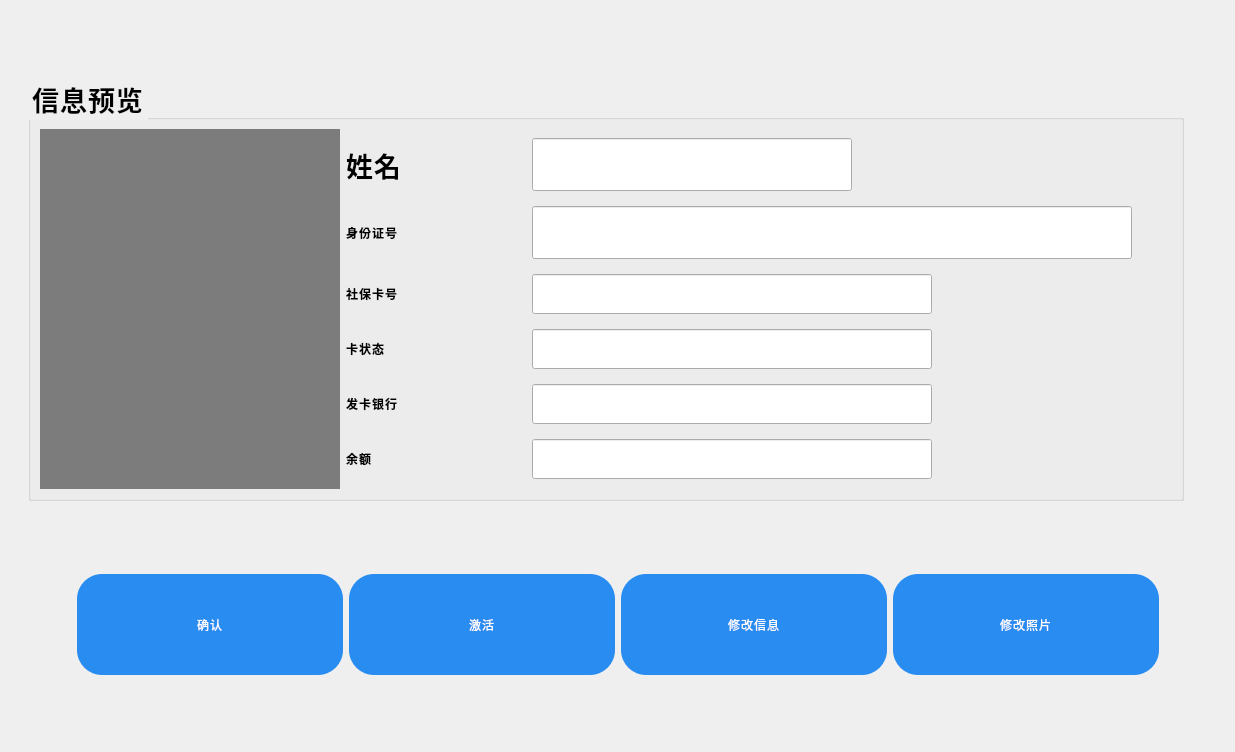
<?xml version="1.0" encoding="UTF-8"?>
<ui version="4.0">
 <class>qi_Information</class>
 <widget class="QWidget" name="qi_Information">
  <property name="geometry">
   <rect>
    <x>0</x>
    <y>0</y>
    <width>1235</width>
    <height>752</height>
   </rect>
  </property>
  <property name="minimumSize">
   <size>
    <width>120</width>
    <height>0</height>
   </size>
  </property>
  <property name="windowTitle">
   <string>Form</string>
  </property>
  <property name="styleSheet">
   <string notr="true">font: 32pt &quot;思源黑体 CN Regular&quot;;
font-weight: bold;
line-height: 49px;
letter-spacing: 1px;
color: 0
</string>
  </property>
  <layout class="QVBoxLayout" name="verticalLayout">
   <item>
    <spacer name="verticalSpacer_3">
     <property name="orientation">
      <enum>Qt::Vertical</enum>
     </property>
     <property name="sizeHint" stdset="0">
      <size>
       <width>20</width>
       <height>40</height>
      </size>
     </property>
    </spacer>
   </item>
   <item>
    <layout class="QHBoxLayout" name="horizontalLayout_13">
     <item>
      <spacer name="horizontalSpacer_8">
       <property name="orientation">
        <enum>Qt::Horizontal</enum>
       </property>
       <property name="sizeHint" stdset="0">
        <size>
         <width>13</width>
         <height>414</height>
        </size>
       </property>
      </spacer>
     </item>
     <item>
      <widget class="QGroupBox" name="groupBox">
       <property name="font">
        <font>
         <family>思源黑体 CN Normal</family>
         <pointsize>20</pointsize>
         <italic>false</italic>
         <bold>false</bold>
        </font>
       </property>
       <property name="styleSheet">
        <string notr="true">font: 20pt &quot;思源黑体 CN Normal&quot;;</string>
       </property>
       <property name="title">
        <string>信息预览</string>
       </property>
       <layout class="QHBoxLayout" name="horizontalLayout_19">
        <item>
         <widget class="QLabel" name="label_Photo">
          <property name="minimumSize">
           <size>
            <width>300</width>
            <height>360</height>
           </size>
          </property>
          <property name="styleSheet">
           <string notr="true">background-color: rgb(124, 124, 124);</string>
          </property>
          <property name="text">
           <string/>
          </property>
         </widget>
        </item>
        <item>
         <layout class="QVBoxLayout" name="verticalLayout_2">
          <item>
           <layout class="QHBoxLayout" name="horizontalLayout">
            <item>
             <widget class="QLabel" name="label_3">
              <property name="minimumSize">
               <size>
                <width>180</width>
                <height>40</height>
               </size>
              </property>
              <property name="font">
               <font>
                <family>思源黑体 CN Normal</family>
                <pointsize>20</pointsize>
                <italic>false</italic>
                <bold>false</bold>
               </font>
              </property>
              <property name="text">
               <string>姓名</string>
              </property>
             </widget>
            </item>
            <item>
             <widget class="QLineEdit" name="lineEdit_Name">
              <property name="minimumSize">
               <size>
                <width>320</width>
                <height>40</height>
               </size>
              </property>
              <property name="font">
               <font>
                <family>思源黑体 CN Medium</family>
                <pointsize>24</pointsize>
                <italic>false</italic>
                <bold>false</bold>
               </font>
              </property>
              <property name="styleSheet">
               <string notr="true">font: 57 24pt &quot;思源黑体 CN Medium&quot;;</string>
              </property>
              <property name="text">
               <string/>
              </property>
              <property name="readOnly">
               <bool>true</bool>
              </property>
             </widget>
            </item>
            <item>
             <spacer name="horizontalSpacer">
              <property name="orientation">
               <enum>Qt::Horizontal</enum>
              </property>
              <property name="sizeHint" stdset="0">
               <size>
                <width>40</width>
                <height>24</height>
               </size>
              </property>
             </spacer>
            </item>
           </layout>
          </item>
          <item>
           <layout class="QHBoxLayout" name="horizontalLayout_4">
            <item>
             <widget class="QLabel" name="label_4">
              <property name="minimumSize">
               <size>
                <width>180</width>
                <height>40</height>
               </size>
              </property>
              <property name="text">
               <string>身份证号</string>
              </property>
             </widget>
            </item>
            <item>
             <layout class="QFormLayout" name="formLayout"/>
            </item>
            <item>
             <widget class="QLineEdit" name="lineEdit_CardID">
              <property name="minimumSize">
               <size>
                <width>600</width>
                <height>40</height>
               </size>
              </property>
              <property name="font">
               <font>
                <family>思源黑体 CN Medium</family>
                <pointsize>24</pointsize>
                <italic>false</italic>
                <bold>false</bold>
               </font>
              </property>
              <property name="styleSheet">
               <string notr="true">font: 57 24pt &quot;思源黑体 CN Medium&quot;;</string>
              </property>
              <property name="text">
               <string/>
              </property>
              <property name="readOnly">
               <bool>true</bool>
              </property>
             </widget>
            </item>
            <item>
             <spacer name="horizontalSpacer_10">
              <property name="orientation">
               <enum>Qt::Horizontal</enum>
              </property>
              <property name="sizeHint" stdset="0">
               <size>
                <width>40</width>
                <height>24</height>
               </size>
              </property>
             </spacer>
            </item>
           </layout>
          </item>
          <item>
           <layout class="QHBoxLayout" name="horizontalLayout_16">
            <item>
             <widget class="QLabel" name="label_8">
              <property name="minimumSize">
               <size>
                <width>180</width>
                <height>40</height>
               </size>
              </property>
              <property name="text">
               <string>社保卡号</string>
              </property>
             </widget>
            </item>
            <item>
             <widget class="QLineEdit" name="lineEditl_SSCard">
              <property name="minimumSize">
               <size>
                <width>400</width>
                <height>40</height>
               </size>
              </property>
              <property name="styleSheet">
               <string notr="true">font: 57 24pt &quot;思源黑体 CN Medium&quot;;</string>
              </property>
              <property name="text">
               <string/>
              </property>
              <property name="readOnly">
               <bool>true</bool>
              </property>
             </widget>
            </item>
            <item>
             <spacer name="horizontalSpacer_11">
              <property name="orientation">
               <enum>Qt::Horizontal</enum>
              </property>
              <property name="sizeHint" stdset="0">
               <size>
                <width>40</width>
                <height>24</height>
               </size>
              </property>
             </spacer>
            </item>
           </layout>
          </item>
          <item>
           <layout class="QHBoxLayout" name="horizontalLayout_18">
            <item>
             <widget class="QLabel" name="label_7">
              <property name="minimumSize">
               <size>
                <width>180</width>
                <height>40</height>
               </size>
              </property>
              <property name="text">
               <string>卡状态</string>
              </property>
             </widget>
            </item>
            <item>
             <widget class="QLineEdit" name="lineEdit_CardStatus">
              <property name="minimumSize">
               <size>
                <width>400</width>
                <height>40</height>
               </size>
              </property>
              <property name="styleSheet">
               <string notr="true">font: 57 24pt &quot;思源黑体 CN Medium&quot;;</string>
              </property>
              <property name="text">
               <string/>
              </property>
              <property name="readOnly">
               <bool>true</bool>
              </property>
             </widget>
            </item>
            <item>
             <spacer name="horizontalSpacer_13">
              <property name="orientation">
               <enum>Qt::Horizontal</enum>
              </property>
              <property name="sizeHint" stdset="0">
               <size>
                <width>40</width>
                <height>24</height>
               </size>
              </property>
             </spacer>
            </item>
           </layout>
          </item>
          <item>
           <layout class="QHBoxLayout" name="horizontalLayout_17">
            <item>
             <widget class="QLabel" name="label_6">
              <property name="minimumSize">
               <size>
                <width>180</width>
                <height>40</height>
               </size>
              </property>
              <property name="text">
               <string>发卡银行</string>
              </property>
             </widget>
            </item>
            <item>
             <widget class="QLineEdit" name="lineEdit_Bank">
              <property name="minimumSize">
               <size>
                <width>400</width>
                <height>40</height>
               </size>
              </property>
              <property name="styleSheet">
               <string notr="true">font: 57 24pt &quot;思源黑体 CN Medium&quot;;</string>
              </property>
              <property name="text">
               <string/>
              </property>
              <property name="readOnly">
               <bool>true</bool>
              </property>
             </widget>
            </item>
            <item>
             <spacer name="horizontalSpacer_12">
              <property name="orientation">
               <enum>Qt::Horizontal</enum>
              </property>
              <property name="sizeHint" stdset="0">
               <size>
                <width>40</width>
                <height>24</height>
               </size>
              </property>
             </spacer>
            </item>
           </layout>
          </item>
          <item>
           <layout class="QHBoxLayout" name="horizontalLayout_21">
            <item>
             <widget class="QLabel" name="label_Balance">
              <property name="minimumSize">
               <size>
                <width>180</width>
                <height>40</height>
               </size>
              </property>
              <property name="text">
               <string>余额</string>
              </property>
             </widget>
            </item>
            <item>
             <widget class="QLineEdit" name="lineEdit_Balance">
              <property name="minimumSize">
               <size>
                <width>400</width>
                <height>40</height>
               </size>
              </property>
              <property name="styleSheet">
               <string notr="true">font: 57 24pt &quot;思源黑体 CN Medium&quot;;</string>
              </property>
              <property name="text">
               <string/>
              </property>
              <property name="readOnly">
               <bool>true</bool>
              </property>
             </widget>
            </item>
            <item>
             <spacer name="horizontalSpacer_15">
              <property name="orientation">
               <enum>Qt::Horizontal</enum>
              </property>
              <property name="sizeHint" stdset="0">
               <size>
                <width>40</width>
                <height>24</height>
               </size>
              </property>
             </spacer>
            </item>
           </layout>
          </item>
         </layout>
        </item>
       </layout>
      </widget>
     </item>
     <item>
      <spacer name="horizontalSpacer_7">
       <property name="orientation">
        <enum>Qt::Horizontal</enum>
       </property>
       <property name="sizeHint" stdset="0">
        <size>
         <width>40</width>
         <height>20</height>
        </size>
       </property>
      </spacer>
     </item>
    </layout>
   </item>
   <item>
    <spacer name="verticalSpacer">
     <property name="orientation">
      <enum>Qt::Vertical</enum>
     </property>
     <property name="sizeHint" stdset="0">
      <size>
       <width>20</width>
       <height>30</height>
      </size>
     </property>
    </spacer>
   </item>
   <item>
    <layout class="QHBoxLayout" name="horizontalLayout_2">
     <item>
      <spacer name="horizontalSpacer_5">
       <property name="orientation">
        <enum>Qt::Horizontal</enum>
       </property>
       <property name="sizeType">
        <enum>QSizePolicy::Expanding</enum>
       </property>
       <property name="sizeHint" stdset="0">
        <size>
         <width>40</width>
         <height>20</height>
        </size>
       </property>
      </spacer>
     </item>
     <item>
      <widget class="QPushButton" name="pushButton_OK">
       <property name="enabled">
        <bool>true</bool>
       </property>
       <property name="minimumSize">
        <size>
         <width>266</width>
         <height>101</height>
        </size>
       </property>
       <property name="styleSheet">
        <string notr="true">QPushButton{background-color: #298cf0;
border-radius: 25px;
font: 57 42px &quot;思源黑体 CN Medium&quot;;
font-weight: normal;
line-height: 49px;
letter-spacing: 1px;
color: #ffffff;}
QPushButton:pressed{background:#38a357;}
QPushButton:!enabled{background:#cacaca;}

</string>
       </property>
       <property name="text">
        <string>确认</string>
       </property>
      </widget>
     </item>
     <item>
      <widget class="QPushButton" name="pushButton_ActiveCard">
       <property name="enabled">
        <bool>true</bool>
       </property>
       <property name="minimumSize">
        <size>
         <width>266</width>
         <height>101</height>
        </size>
       </property>
       <property name="styleSheet">
        <string notr="true">QPushButton{background-color: #298cf0;
border-radius: 25px;
font: 57 42px &quot;思源黑体 CN Medium&quot;;
font-weight: normal;
line-height: 49px;
letter-spacing: 1px;
color: #ffffff;}
QPushButton:pressed{background:#38a357;}
QPushButton:!enabled{background:#cacaca;}

</string>
       </property>
       <property name="text">
        <string>激活</string>
       </property>
      </widget>
     </item>
     <item>
      <widget class="QPushButton" name="pushButton_ModifyInfo">
       <property name="enabled">
        <bool>true</bool>
       </property>
       <property name="minimumSize">
        <size>
         <width>266</width>
         <height>101</height>
        </size>
       </property>
       <property name="styleSheet">
        <string notr="true">QPushButton{background-color: #298cf0;
border-radius: 25px;
font: 57 42px &quot;思源黑体 CN Medium&quot;;
font-weight: normal;
line-height: 49px;
letter-spacing: 1px;
color: #ffffff;}
QPushButton:pressed{background:#38a357;}
QPushButton:!enabled{background:#cacaca;}

</string>
       </property>
       <property name="text">
        <string>修改信息</string>
       </property>
      </widget>
     </item>
     <item>
      <widget class="QPushButton" name="pushButton_ModifPhoto">
       <property name="enabled">
        <bool>true</bool>
       </property>
       <property name="minimumSize">
        <size>
         <width>266</width>
         <height>101</height>
        </size>
       </property>
       <property name="styleSheet">
        <string notr="true">QPushButton{background-color: #298cf0;
border-radius: 25px;
font: 57 42px &quot;思源黑体 CN Medium&quot;;
font-weight: normal;
line-height: 49px;
letter-spacing: 1px;
color: #ffffff;}
QPushButton:pressed{background:#38a357;}
QPushButton:!enabled{background:#cacaca;}

</string>
       </property>
       <property name="text">
        <string>修改照片</string>
       </property>
      </widget>
     </item>
     <item>
      <spacer name="horizontalSpacer_6">
       <property name="orientation">
        <enum>Qt::Horizontal</enum>
       </property>
       <property name="sizeType">
        <enum>QSizePolicy::Expanding</enum>
       </property>
       <property name="sizeHint" stdset="0">
        <size>
         <width>40</width>
         <height>20</height>
        </size>
       </property>
      </spacer>
     </item>
    </layout>
   </item>
   <item>
    <spacer name="verticalSpacer_2">
     <property name="orientation">
      <enum>Qt::Vertical</enum>
     </property>
     <property name="sizeHint" stdset="0">
      <size>
       <width>20</width>
       <height>30</height>
      </size>
     </property>
    </spacer>
   </item>
  </layout>
 </widget>
 <resources/>
 <connections/>
</ui>
